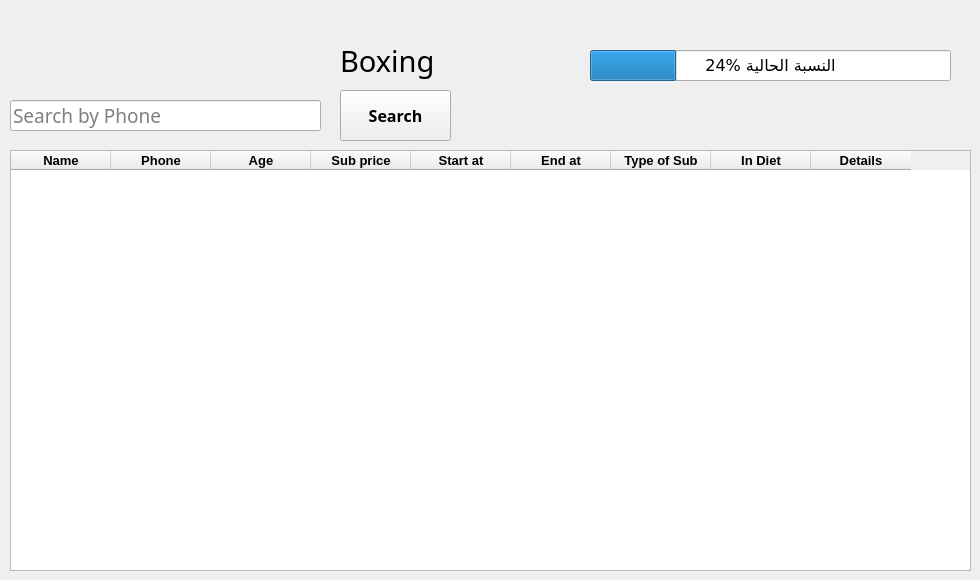
    <widget class="QWidget" name="tab_9">
     <attribute name="title">
      <string>Boxing</string>
     </attribute>
     <widget class="QLineEdit" name="lineEdit_18">
      <property name="geometry">
       <rect>
        <x>10</x>
        <y>100</y>
        <width>311</width>
        <height>31</height>
       </rect>
      </property>
      <property name="font">
       <font>
        <family>Javanese Text</family>
        <pointsize>14</pointsize>
       </font>
      </property>
      <property name="placeholderText">
       <string>Search by Phone</string>
      </property>
     </widget>
     <widget class="QPushButton" name="pushButton_37">
      <property name="geometry">
       <rect>
        <x>340</x>
        <y>90</y>
        <width>111</width>
        <height>51</height>
       </rect>
      </property>
      <property name="font">
       <font>
        <family>Javanese Text</family>
        <pointsize>12</pointsize>
        <weight>75</weight>
        <bold>true</bold>
       </font>
      </property>
      <property name="cursor">
       <cursorShape>PointingHandCursor</cursorShape>
      </property>
      <property name="text">
       <string>Search</string>
      </property>
     </widget>
     <widget class="QTableWidget" name="tableWidget_8">
      <property name="geometry">
       <rect>
        <x>10</x>
        <y>150</y>
        <width>961</width>
        <height>421</height>
       </rect>
      </property>
      <property name="font">
       <font>
        <pointsize>10</pointsize>
        <weight>75</weight>
        <bold>true</bold>
       </font>
      </property>
      <column>
       <property name="text">
        <string>Name</string>
       </property>
       <property name="font">
        <font>
         <pointsize>10</pointsize>
         <weight>75</weight>
         <bold>true</bold>
        </font>
       </property>
       <property name="textAlignment">
        <set>AlignCenter</set>
       </property>
      </column>
      <column>
       <property name="text">
        <string>Phone</string>
       </property>
       <property name="font">
        <font>
         <pointsize>10</pointsize>
         <weight>75</weight>
         <bold>true</bold>
        </font>
       </property>
       <property name="textAlignment">
        <set>AlignCenter</set>
       </property>
      </column>
      <column>
       <property name="text">
        <string>Age</string>
       </property>
       <property name="font">
        <font>
         <pointsize>10</pointsize>
         <weight>75</weight>
         <bold>true</bold>
        </font>
       </property>
       <property name="textAlignment">
        <set>AlignCenter</set>
       </property>
      </column>
      <column>
       <property name="text">
        <string>Sub price</string>
       </property>
       <property name="font">
        <font>
         <pointsize>10</pointsize>
         <weight>75</weight>
         <bold>true</bold>
        </font>
       </property>
       <property name="textAlignment">
        <set>AlignCenter</set>
       </property>
      </column>
      <column>
       <property name="text">
        <string>Start at</string>
       </property>
       <property name="font">
        <font>
         <pointsize>10</pointsize>
         <weight>75</weight>
         <bold>true</bold>
        </font>
       </property>
       <property name="textAlignment">
        <set>AlignCenter</set>
       </property>
      </column>
      <column>
       <property name="text">
        <string>End at</string>
       </property>
       <property name="font">
        <font>
         <family>MS Shell Dlg 2</family>
         <pointsize>10</pointsize>
         <weight>75</weight>
         <bold>true</bold>
        </font>
       </property>
       <property name="textAlignment">
        <set>AlignCenter</set>
       </property>
      </column>
      <column>
       <property name="text">
        <string>Type of Sub</string>
       </property>
       <property name="font">
        <font>
         <pointsize>10</pointsize>
         <weight>75</weight>
         <bold>true</bold>
        </font>
       </property>
       <property name="textAlignment">
        <set>AlignCenter</set>
       </property>
      </column>
      <column>
       <property name="text">
        <string>In Diet</string>
       </property>
       <property name="font">
        <font>
         <pointsize>10</pointsize>
         <weight>75</weight>
         <bold>true</bold>
        </font>
       </property>
       <property name="textAlignment">
        <set>AlignCenter</set>
       </property>
      </column>
      <column>
       <property name="text">
        <string>Details</string>
       </property>
       <property name="font">
        <font>
         <pointsize>10</pointsize>
         <weight>75</weight>
         <bold>true</bold>
        </font>
       </property>
       <property name="textAlignment">
        <set>AlignCenter</set>
       </property>
      </column>
     </widget>
     <widget class="QLabel" name="label_29">
      <property name="geometry">
       <rect>
        <x>340</x>
        <y>30</y>
        <width>131</width>
        <height>61</height>
       </rect>
      </property>
      <property name="font">
       <font>
        <family>Javanese Text</family>
        <pointsize>22</pointsize>
       </font>
      </property>
      <property name="text">
       <string>Boxing</string>
      </property>
     </widget>
     <widget class="QProgressBar" name="progressBar_7">
      <property name="geometry">
       <rect>
        <x>590</x>
        <y>50</y>
        <width>361</width>
        <height>31</height>
       </rect>
      </property>
      <property name="font">
       <font>
        <family>MS Reference Sans Serif</family>
        <pointsize>12</pointsize>
        <weight>50</weight>
        <italic>false</italic>
        <bold>false</bold>
       </font>
      </property>
      <property name="value">
       <number>24</number>
      </property>
      <property name="format">
       <string>%p% النسبة الحالية</string>
      </property>
     </widget>
    </widget>
